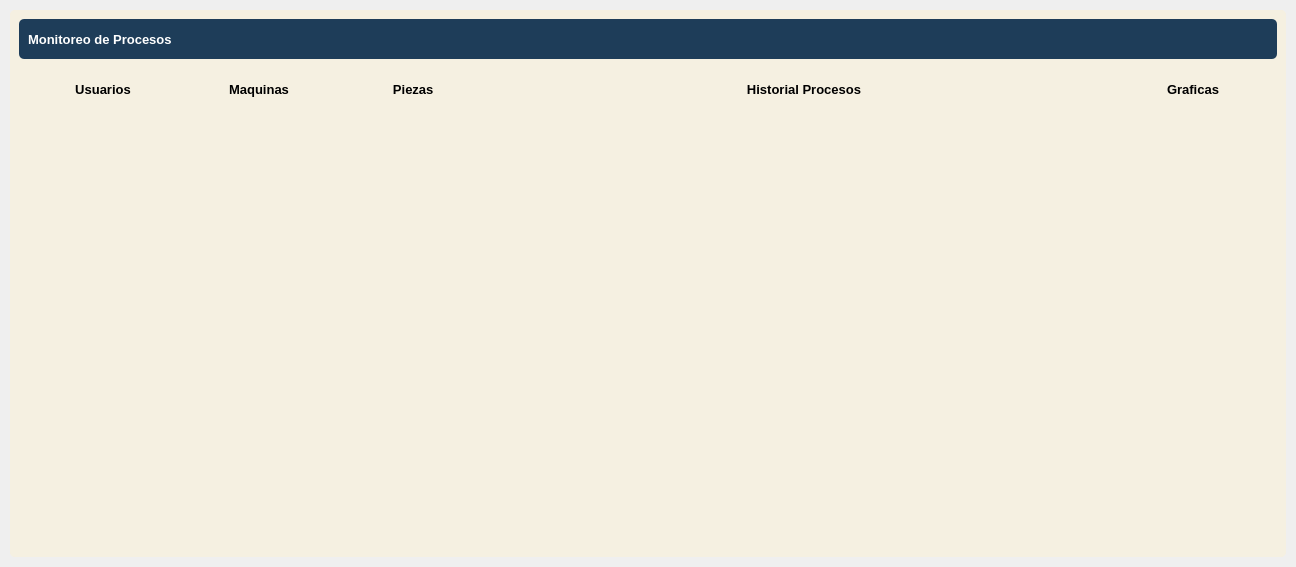
<?xml version="1.0" encoding="UTF-8"?>
<ui version="4.0">
 <class>MainWindow</class>
 <widget class="QWidget" name="MainWindow">
  <property name="geometry">
   <rect>
    <x>0</x>
    <y>0</y>
    <width>1296</width>
    <height>567</height>
   </rect>
  </property>
  <property name="windowTitle">
   <string>Form</string>
  </property>
  <property name="styleSheet">
   <string notr="true">border-radius: 5px;</string>
  </property>
  <layout class="QVBoxLayout" name="verticalLayout">
   <property name="spacing">
    <number>0</number>
   </property>
   <property name="leftMargin">
    <number>0</number>
   </property>
   <property name="topMargin">
    <number>0</number>
   </property>
   <property name="rightMargin">
    <number>0</number>
   </property>
   <property name="bottomMargin">
    <number>0</number>
   </property>
   <item>
    <widget class="QFrame" name="central_widget_frame">
     <property name="frameShape">
      <enum>QFrame::StyledPanel</enum>
     </property>
     <property name="frameShadow">
      <enum>QFrame::Raised</enum>
     </property>
     <layout class="QVBoxLayout" name="shadow_layout">
      <property name="spacing">
       <number>0</number>
      </property>
      <property name="leftMargin">
       <number>10</number>
      </property>
      <property name="topMargin">
       <number>10</number>
      </property>
      <property name="rightMargin">
       <number>10</number>
      </property>
      <property name="bottomMargin">
       <number>10</number>
      </property>
      <item>
       <widget class="QFrame" name="background_frame">
        <property name="styleSheet">
         <string notr="true">background-color: rgb(245, 240, 225);</string>
        </property>
        <property name="frameShape">
         <enum>QFrame::StyledPanel</enum>
        </property>
        <property name="frameShadow">
         <enum>QFrame::Raised</enum>
        </property>
        <layout class="QVBoxLayout" name="verticalLayout_3">
         <property name="spacing">
          <number>0</number>
         </property>
         <property name="leftMargin">
          <number>0</number>
         </property>
         <property name="topMargin">
          <number>0</number>
         </property>
         <property name="rightMargin">
          <number>0</number>
         </property>
         <property name="bottomMargin">
          <number>0</number>
         </property>
         <item>
          <widget class="QFrame" name="content_frame">
           <property name="frameShape">
            <enum>QFrame::StyledPanel</enum>
           </property>
           <property name="frameShadow">
            <enum>QFrame::Raised</enum>
           </property>
           <layout class="QVBoxLayout" name="verticalLayout_4">
            <item>
             <widget class="QFrame" name="top_bar_frame">
              <property name="minimumSize">
               <size>
                <width>0</width>
                <height>40</height>
               </size>
              </property>
              <property name="maximumSize">
               <size>
                <width>16777215</width>
                <height>40</height>
               </size>
              </property>
              <property name="styleSheet">
               <string notr="true">background-color: #1e3d59;</string>
              </property>
              <property name="frameShape">
               <enum>QFrame::StyledPanel</enum>
              </property>
              <property name="frameShadow">
               <enum>QFrame::Raised</enum>
              </property>
              <layout class="QHBoxLayout" name="horizontalLayout_3">
               <item>
                <widget class="QLabel" name="title_label">
                 <property name="font">
                  <font>
                   <pointsize>10</pointsize>
                   <bold>true</bold>
                  </font>
                 </property>
                 <property name="styleSheet">
                  <string notr="true">color: white;</string>
                 </property>
                 <property name="text">
                  <string>Monitoreo de Procesos</string>
                 </property>
                </widget>
               </item>
               <item>
                <widget class="QFrame" name="buttons_holder_frame">
                 <property name="minimumSize">
                  <size>
                   <width>0</width>
                   <height>30</height>
                  </size>
                 </property>
                 <property name="maximumSize">
                  <size>
                   <width>110</width>
                   <height>16777215</height>
                  </size>
                 </property>
                 <property name="frameShape">
                  <enum>QFrame::StyledPanel</enum>
                 </property>
                 <property name="frameShadow">
                  <enum>QFrame::Raised</enum>
                 </property>
                 <widget class="QToolButton" name="minimize_button">
                  <property name="geometry">
                   <rect>
                    <x>10</x>
                    <y>0</y>
                    <width>22</width>
                    <height>22</height>
                   </rect>
                  </property>
                  <property name="text">
                   <string/>
                  </property>
                  <property name="icon">
                   <iconset>
                    <normaloff>../../pys6-recipes-organizer/assets/icons/minimize-window.png</normaloff>../../pys6-recipes-organizer/assets/icons/minimize-window.png</iconset>
                  </property>
                  <property name="iconSize">
                   <size>
                    <width>25</width>
                    <height>25</height>
                   </size>
                  </property>
                 </widget>
                 <widget class="QToolButton" name="restore_button">
                  <property name="geometry">
                   <rect>
                    <x>50</x>
                    <y>0</y>
                    <width>22</width>
                    <height>22</height>
                   </rect>
                  </property>
                  <property name="text">
                   <string/>
                  </property>
                  <property name="icon">
                   <iconset>
                    <normaloff>../../pys6-recipes-organizer/assets/icons/restore-window.png</normaloff>../../pys6-recipes-organizer/assets/icons/restore-window.png</iconset>
                  </property>
                  <property name="iconSize">
                   <size>
                    <width>25</width>
                    <height>25</height>
                   </size>
                  </property>
                 </widget>
                 <widget class="QToolButton" name="maximize_button">
                  <property name="geometry">
                   <rect>
                    <x>50</x>
                    <y>0</y>
                    <width>22</width>
                    <height>22</height>
                   </rect>
                  </property>
                  <property name="text">
                   <string/>
                  </property>
                  <property name="icon">
                   <iconset>
                    <normaloff>../../pys6-recipes-organizer/assets/icons/maximize-window.png</normaloff>../../pys6-recipes-organizer/assets/icons/maximize-window.png</iconset>
                  </property>
                  <property name="iconSize">
                   <size>
                    <width>25</width>
                    <height>25</height>
                   </size>
                  </property>
                 </widget>
                 <widget class="QToolButton" name="close_button">
                  <property name="geometry">
                   <rect>
                    <x>90</x>
                    <y>0</y>
                    <width>21</width>
                    <height>22</height>
                   </rect>
                  </property>
                  <property name="text">
                   <string/>
                  </property>
                  <property name="icon">
                   <iconset>
                    <normaloff>../../pys6-recipes-organizer/assets/icons/close-window.png</normaloff>../../pys6-recipes-organizer/assets/icons/close-window.png</iconset>
                  </property>
                  <property name="iconSize">
                   <size>
                    <width>25</width>
                    <height>25</height>
                   </size>
                  </property>
                 </widget>
                </widget>
               </item>
              </layout>
             </widget>
            </item>
            <item>
             <widget class="QFrame" name="action_bar_frame">
              <property name="minimumSize">
               <size>
                <width>0</width>
                <height>39</height>
               </size>
              </property>
              <property name="frameShape">
               <enum>QFrame::StyledPanel</enum>
              </property>
              <property name="frameShadow">
               <enum>QFrame::Raised</enum>
              </property>
              <layout class="QHBoxLayout" name="horizontalLayout_2">
               <item>
                <widget class="QPushButton" name="new_recipe_button">
                 <property name="minimumSize">
                  <size>
                   <width>150</width>
                   <height>30</height>
                  </size>
                 </property>
                 <property name="font">
                  <font>
                   <pointsize>10</pointsize>
                   <bold>true</bold>
                  </font>
                 </property>
                 <property name="styleSheet">
                  <string notr="true">QPushButton{
	background-color : #ff6e40;
	color: white;
}
QPushButton::hover {background-color : #ffc13b};</string>
                 </property>
                 <property name="text">
                  <string>Usuarios</string>
                 </property>
                 <property name="iconSize">
                  <size>
                   <width>20</width>
                   <height>20</height>
                  </size>
                 </property>
                </widget>
               </item>
               <item>
                <widget class="QPushButton" name="new_recipe_button_3">
                 <property name="minimumSize">
                  <size>
                   <width>150</width>
                   <height>30</height>
                  </size>
                 </property>
                 <property name="font">
                  <font>
                   <pointsize>10</pointsize>
                   <bold>true</bold>
                  </font>
                 </property>
                 <property name="styleSheet">
                  <string notr="true">QPushButton{
	background-color : #ff6e40;
	color: white;
}
QPushButton::hover {background-color : #ffc13b};</string>
                 </property>
                 <property name="text">
                  <string>Maquinas</string>
                 </property>
                 <property name="iconSize">
                  <size>
                   <width>20</width>
                   <height>20</height>
                  </size>
                 </property>
                </widget>
               </item>
               <item>
                <widget class="QPushButton" name="new_recipe_button_4">
                 <property name="minimumSize">
                  <size>
                   <width>150</width>
                   <height>30</height>
                  </size>
                 </property>
                 <property name="font">
                  <font>
                   <pointsize>10</pointsize>
                   <bold>true</bold>
                  </font>
                 </property>
                 <property name="styleSheet">
                  <string notr="true">QPushButton{
	background-color : #ff6e40;
	color: white;
}
QPushButton::hover {background-color : #ffc13b};</string>
                 </property>
                 <property name="text">
                  <string>Piezas </string>
                 </property>
                 <property name="iconSize">
                  <size>
                   <width>20</width>
                   <height>20</height>
                  </size>
                 </property>
                </widget>
               </item>
               <item>
                <spacer name="horizontalSpacer_2">
                 <property name="orientation">
                  <enum>Qt::Horizontal</enum>
                 </property>
                 <property name="sizeHint" stdset="0">
                  <size>
                   <width>40</width>
                   <height>20</height>
                  </size>
                 </property>
                </spacer>
               </item>
               <item>
                <widget class="QPushButton" name="view_button">
                 <property name="minimumSize">
                  <size>
                   <width>150</width>
                   <height>30</height>
                  </size>
                 </property>
                 <property name="font">
                  <font>
                   <pointsize>10</pointsize>
                   <bold>true</bold>
                  </font>
                 </property>
                 <property name="styleSheet">
                  <string notr="true">QPushButton{
	background-color : #17A2B8;
	color: white;
}
QPushButton::hover {background-color : #ffc13b};</string>
                 </property>
                 <property name="text">
                  <string>Historial Procesos</string>
                 </property>
                 <property name="icon">
                  <iconset>
                   <normaloff>../../pys6-recipes-organizer/assets/icons/view.png</normaloff>../../pys6-recipes-organizer/assets/icons/view.png</iconset>
                 </property>
                 <property name="iconSize">
                  <size>
                   <width>20</width>
                   <height>20</height>
                  </size>
                 </property>
                </widget>
               </item>
               <item>
                <spacer name="horizontalSpacer">
                 <property name="orientation">
                  <enum>Qt::Horizontal</enum>
                 </property>
                 <property name="sizeHint" stdset="0">
                  <size>
                   <width>40</width>
                   <height>20</height>
                  </size>
                 </property>
                </spacer>
               </item>
               <item>
                <widget class="QPushButton" name="new_recipe_button_2">
                 <property name="minimumSize">
                  <size>
                   <width>150</width>
                   <height>30</height>
                  </size>
                 </property>
                 <property name="font">
                  <font>
                   <pointsize>10</pointsize>
                   <bold>true</bold>
                  </font>
                 </property>
                 <property name="styleSheet">
                  <string notr="true">QPushButton{
	background-color : #ff6e40;
	color: white;
}
QPushButton::hover {background-color : #ffc13b};</string>
                 </property>
                 <property name="text">
                  <string>Graficas</string>
                 </property>
                 <property name="icon">
                  <iconset>
                   <normaloff>../../pys6-recipes-organizer/assets/icons/plus.png</normaloff>../../pys6-recipes-organizer/assets/icons/plus.png</iconset>
                 </property>
                 <property name="iconSize">
                  <size>
                   <width>20</width>
                   <height>20</height>
                  </size>
                 </property>
                </widget>
               </item>
              </layout>
             </widget>
            </item>
            <item>
             <widget class="QTableWidget" name="recipes_table"/>
            </item>
            <item>
             <widget class="QWidget" name="widget" native="true">
              <property name="minimumSize">
               <size>
                <width>250</width>
                <height>250</height>
               </size>
              </property>
             </widget>
            </item>
           </layout>
          </widget>
         </item>
        </layout>
       </widget>
      </item>
     </layout>
    </widget>
   </item>
  </layout>
 </widget>
 <resources/>
 <connections/>
</ui>
